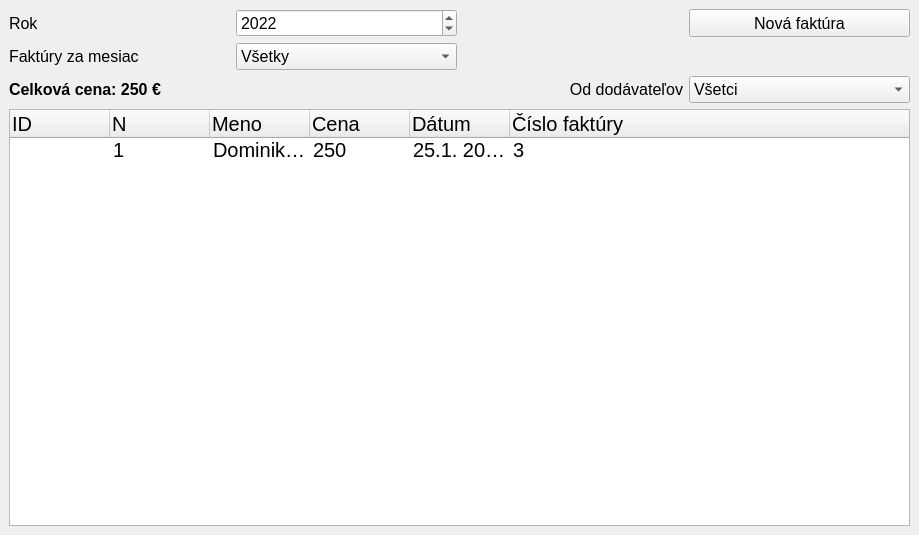
<?xml version="1.0" encoding="UTF-8"?>
<ui version="4.0">
 <class>MainWindow</class>
 <widget class="QMainWindow" name="MainWindow">
  <property name="windowModality">
   <enum>Qt::NonModal</enum>
  </property>
  <property name="enabled">
   <bool>true</bool>
  </property>
  <property name="geometry">
   <rect>
    <x>0</x>
    <y>0</y>
    <width>919</width>
    <height>535</height>
   </rect>
  </property>
  <property name="windowTitle">
   <string>Page 1</string>
  </property>
  <widget class="QWidget" name="centralwidget">
   <layout class="QGridLayout" name="gridLayout_2">
    <item row="0" column="1">
     <layout class="QGridLayout" name="gridLayout">
      <item row="2" column="3">
       <widget class="QComboBox" name="comboBoxSupplier">
        <property name="font">
         <font>
          <pointsize>12</pointsize>
         </font>
        </property>
        <item>
         <property name="text">
          <string>Všetci</string>
         </property>
        </item>
        <item>
         <property name="text">
          <string>Dominik Švač</string>
         </property>
        </item>
       </widget>
      </item>
      <item row="3" column="0" colspan="4">
       <widget class="QTreeWidget" name="treeWidget">
        <property name="font">
         <font>
          <pointsize>15</pointsize>
         </font>
        </property>
        <property name="layoutDirection">
         <enum>Qt::LeftToRight</enum>
        </property>
        <property name="headerHidden">
         <bool>false</bool>
        </property>
        <attribute name="headerVisible">
         <bool>true</bool>
        </attribute>
        <attribute name="headerStretchLastSection">
         <bool>true</bool>
        </attribute>
        <column>
         <property name="text">
          <string>ID</string>
         </property>
        </column>
        <column>
         <property name="text">
          <string>N</string>
         </property>
        </column>
        <column>
         <property name="text">
          <string>Meno</string>
         </property>
        </column>
        <column>
         <property name="text">
          <string>Cena</string>
         </property>
        </column>
        <column>
         <property name="text">
          <string>Dátum</string>
         </property>
        </column>
        <column>
         <property name="text">
          <string>Číslo faktúry</string>
         </property>
        </column>
        <column>
         <property name="text">
          <string/>
         </property>
        </column>
        <column>
         <property name="text">
          <string/>
         </property>
        </column>
        <item>
         <property name="text">
          <string/>
         </property>
         <property name="text">
          <string>1</string>
         </property>
         <property name="text">
          <string>Dominik Švač</string>
         </property>
         <property name="text">
          <string>250</string>
         </property>
         <property name="text">
          <string>25.1. 2022</string>
         </property>
         <property name="text">
          <string>3</string>
         </property>
         <property name="text">
          <string>X</string>
         </property>
         <property name="text">
          <string>X</string>
         </property>
        </item>
       </widget>
      </item>
      <item row="1" column="1">
       <widget class="QComboBox" name="comboBoxMonth">
        <property name="sizePolicy">
         <sizepolicy hsizetype="Preferred" vsizetype="Preferred">
          <horstretch>0</horstretch>
          <verstretch>0</verstretch>
         </sizepolicy>
        </property>
        <property name="font">
         <font>
          <pointsize>12</pointsize>
         </font>
        </property>
        <item>
         <property name="text">
          <string>Všetky</string>
         </property>
        </item>
        <item>
         <property name="text">
          <string>Január</string>
         </property>
        </item>
        <item>
         <property name="text">
          <string>Február</string>
         </property>
        </item>
        <item>
         <property name="text">
          <string>Marec</string>
         </property>
        </item>
        <item>
         <property name="text">
          <string>Apríl</string>
         </property>
        </item>
        <item>
         <property name="text">
          <string>Máj</string>
         </property>
        </item>
        <item>
         <property name="text">
          <string>Jún</string>
         </property>
        </item>
        <item>
         <property name="text">
          <string>Júl</string>
         </property>
        </item>
        <item>
         <property name="text">
          <string>August</string>
         </property>
        </item>
        <item>
         <property name="text">
          <string>September</string>
         </property>
        </item>
        <item>
         <property name="text">
          <string>Október</string>
         </property>
        </item>
        <item>
         <property name="text">
          <string>November</string>
         </property>
        </item>
        <item>
         <property name="text">
          <string>December</string>
         </property>
        </item>
       </widget>
      </item>
      <item row="2" column="0">
       <widget class="QLabel" name="labelTotalPrice">
        <property name="font">
         <font>
          <pointsize>12</pointsize>
          <weight>75</weight>
          <bold>true</bold>
         </font>
        </property>
        <property name="text">
         <string>Celková cena: 250 €</string>
        </property>
       </widget>
      </item>
      <item row="1" column="0">
       <widget class="QLabel" name="label">
        <property name="font">
         <font>
          <pointsize>12</pointsize>
         </font>
        </property>
        <property name="layoutDirection">
         <enum>Qt::LeftToRight</enum>
        </property>
        <property name="text">
         <string>Faktúry za mesiac</string>
        </property>
       </widget>
      </item>
      <item row="2" column="2">
       <widget class="QLabel" name="label_3">
        <property name="font">
         <font>
          <pointsize>12</pointsize>
         </font>
        </property>
        <property name="text">
         <string>Od dodávateľov</string>
        </property>
        <property name="alignment">
         <set>Qt::AlignRight|Qt::AlignTrailing|Qt::AlignVCenter</set>
        </property>
       </widget>
      </item>
      <item row="0" column="3">
       <widget class="QPushButton" name="buttonNewInvoice">
        <property name="sizePolicy">
         <sizepolicy hsizetype="Minimum" vsizetype="Minimum">
          <horstretch>0</horstretch>
          <verstretch>0</verstretch>
         </sizepolicy>
        </property>
        <property name="font">
         <font>
          <pointsize>12</pointsize>
         </font>
        </property>
        <property name="text">
         <string>Nová faktúra</string>
        </property>
       </widget>
      </item>
      <item row="1" column="2" colspan="2">
       <spacer name="horizontalSpacer">
        <property name="orientation">
         <enum>Qt::Horizontal</enum>
        </property>
        <property name="sizeType">
         <enum>QSizePolicy::Expanding</enum>
        </property>
        <property name="sizeHint" stdset="0">
         <size>
          <width>40</width>
          <height>20</height>
         </size>
        </property>
       </spacer>
      </item>
      <item row="0" column="0">
       <widget class="QLabel" name="label_4">
        <property name="font">
         <font>
          <pointsize>12</pointsize>
         </font>
        </property>
        <property name="text">
         <string>Rok</string>
        </property>
       </widget>
      </item>
      <item row="0" column="1">
       <widget class="QSpinBox" name="spinBoxYear">
        <property name="font">
         <font>
          <pointsize>12</pointsize>
         </font>
        </property>
        <property name="minimum">
         <number>1980</number>
        </property>
        <property name="maximum">
         <number>3000</number>
        </property>
        <property name="value">
         <number>2022</number>
        </property>
       </widget>
      </item>
     </layout>
    </item>
   </layout>
  </widget>
 </widget>
 <tabstops>
  <tabstop>spinBoxYear</tabstop>
  <tabstop>buttonNewInvoice</tabstop>
  <tabstop>comboBoxMonth</tabstop>
  <tabstop>comboBoxSupplier</tabstop>
  <tabstop>treeWidget</tabstop>
 </tabstops>
 <resources/>
 <connections/>
</ui>
